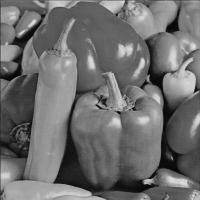
%> input picture Leccion 10/peppers.jpg, 200 x 200 px
$ octave ejemplo2.m   (GNU Octave 9; MATLAB toolbox functions it lacks are replaced by stand-ins)
%> lines starting %> are read from the running program, lines starting %| are printed output that depends on the picture
clc; clear; close all;
pkg load image;

A  = imread('peppers.jpg');
%> A is the input picture: size 200x200 uint8; min 0, max 227, mean 109.9
subplot(2,2,1);
imshow(A);
title('Imagen original');

subplot (2,2,2);
imhist (A);
title("Histrograma de la imagen original");


A=double(A);
%> A: size 200x200 double
rmin = min(min(A));
%> rmin = 0
rmax = max(max(A));
%> rmax = 227
s_min = rmin+50; %smin debe ser mas grande que rmin
%> s_min = 50
s_max = rmax-50; %smax debe ser mas pequeno que rmax
%> s_max = 177

B=(s_max-s_min)/(rmax-rmin) * (A-rmin)+s_min;
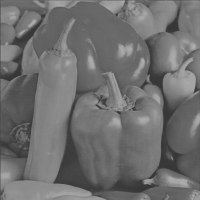
%> B: size 200x200 double; min 50, max 177, mean 111.5
B=uint8(B);
%> B: size 200x200 uint8
subplot(2,2,3);
imshow(B);
title('Imagen B');

subplot (2,2,4);
imhist (B);
title("Histrograma de B");
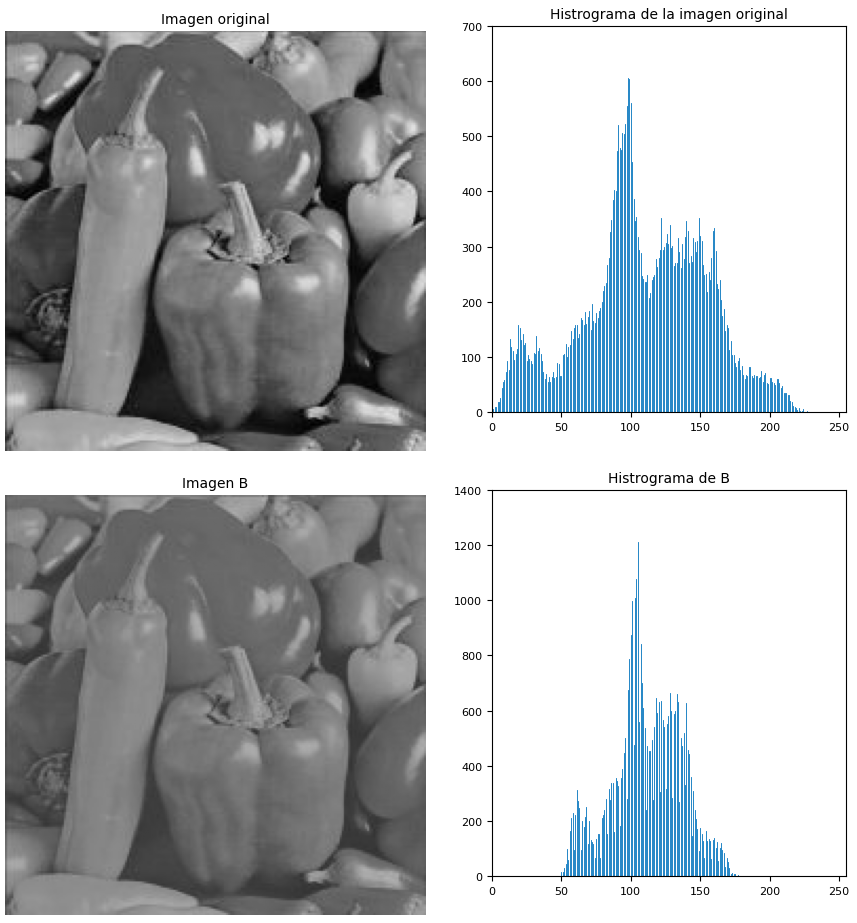
%> figure redrawn from the program's plot data, 4 panels
